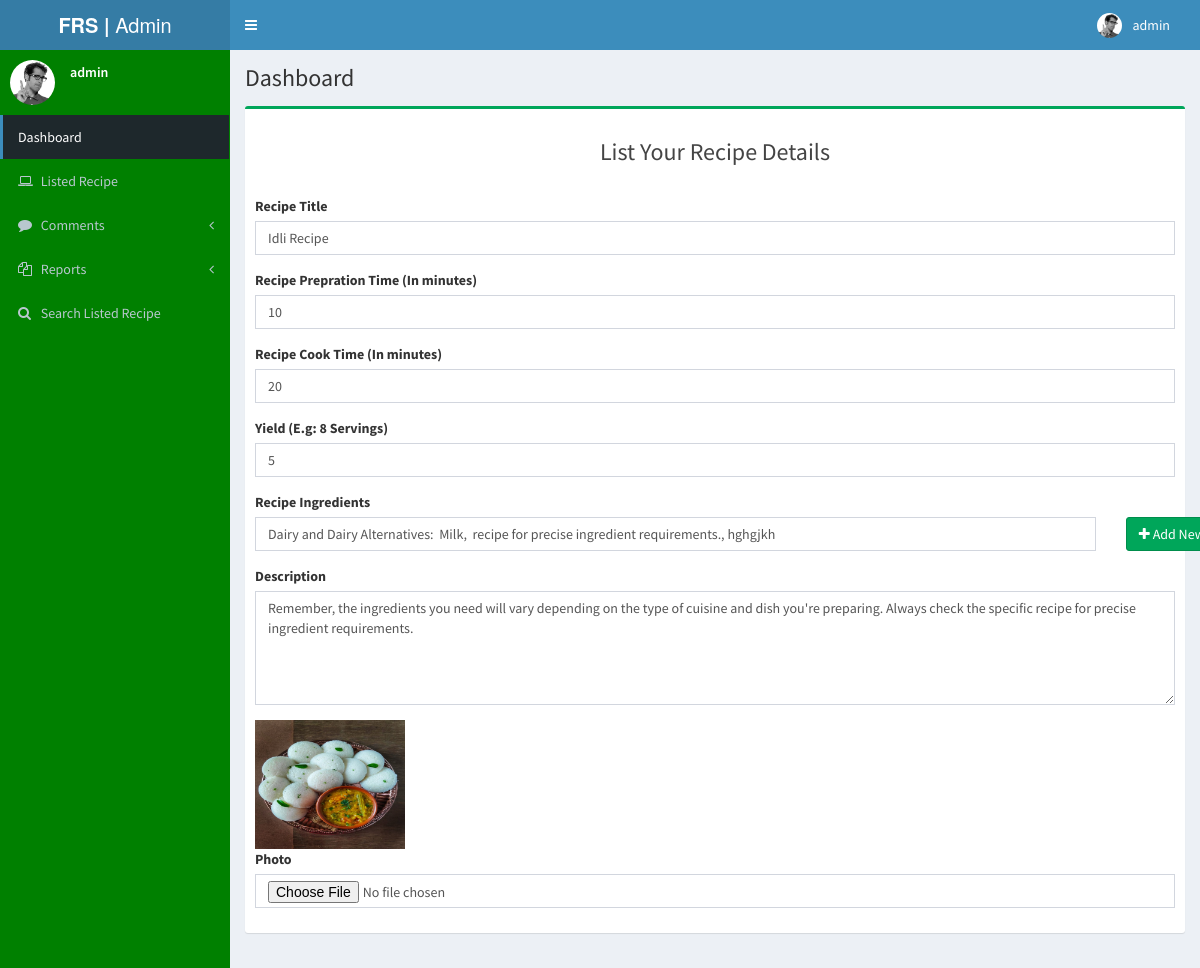
Screenshot of /comment/4 (signed in) with the database file from the repository.
### myapp/models.py (models this page shows, shortened)
class Comment(models.Model):
    recipe = models.ForeignKey(Recipe, on_delete=models.CASCADE, null=True, blank=True)
    name = models.CharField(max_length=200, null=True, blank=True)
    email = models.CharField(max_length=200, null=True, blank=True)
    message = models.CharField(max_length=200, null=True, blank=True)
    status = models.IntegerField(choices=STATUS, default=1, null=True, blank=True)
    creationdate = models.DateTimeField(auto_now_add=True)

class Recipe(models.Model):
    register = models.ForeignKey(Registration, on_delete=models.CASCADE, null=True, blank=True)
    title = models.CharField(max_length=200, null=True, blank=True)
    pertime = models.CharField(max_length=200, null=True, blank=True)
    cooktime = models.CharField(max_length=200, null=True, blank=True)
    yields = models.CharField(max_length=200, null=True, blank=True)
    ingredients = models.CharField(max_length=500, null=True, blank=True)
    description = models.CharField(max_length=500, null=True, blank=True)
    photo = models.FileField(max_length=200, null=True, blank=True)
    creationdate = models.DateTimeField(auto_now_add=True)

### myapp/views.py (the view, shortened to what this page needs)
# urls.py: path('comment/<int:pid>', comment, name="comment"),
@login_required(login_url='/user_Login/')
def comment(request, pid=None):
    if request.user.is_staff:
        recipe = None
        if pid:
            recipe = Comment.objects.get(id=pid)
        return render(request, 'admin_comment.html', locals())

### myapp/templates/admin_comment.html (shortened to what this page needs)
{% extends 'admin_index.html' %}
{% load static %}
{% block body %}
<section class="content">
  <div class="row">
    <div class="col-md-12">
      <div class="box box-success">
        <div class="box-header text-center">
          <h3 class="">List Your Recipe Details</h3>
        </div>
        <form role="form" >
          <div class="box-body">
            <div class="form-group">
              <label for="exampleInputEmail1">Recipe Title</label>
              <input type="text" class="form-control" name="title" id="exampleInputEmail1" value="{{recipe.recipe.title}}" placeholder="Enter Recipe Title">
            </div>
            <div class="form-group">
              <label for="exampleInputEmail1">Recipe Prepration Time (In minutes)</label>
              <input type="text" class="form-control" name="pertime" id="exampleInputEmail1" value="{{recipe.recipe.pertime}}" placeholder="Enter Recipe Prepration Time">
            </div>
            <div class="form-group">
              <label for="exampleInputEmail1">Recipe Cook Time (In minutes)</label>
              <input type="text" class="form-control" name="cooktime" id="exampleInputEmail1" value="{{recipe.recipe.cooktime}}" placeholder="Enter Recipe Cook Time">
            </div>
            <div class="form-group">
              <label for="exampleInputEmail1">Yield (E.g: 8 Servings)</label>
              <input type="text" class="form-control" name="yields" id="exampleInputEmail1" value="{{recipe.recipe.yields}}" placeholder="Enter Yield (E.g: 8 Servings)">
            </div>
            <div class="form-group" id="ingredientContainer">
              <label for="exampleInputEmail1">Recipe Ingredients</label>
              <div class="row form-group">
                <div class="col-md-11 pr-0">
                  <input type="text" class="form-control" name="ingredients[]" value="{{recipe.recipe.ingredients}}" placeholder="Enter Recipe Ingredients">
                </div>
                <div class="col-md-1 pr-2 pl-0" style="padding-right:10px">
                  <button class="btn btn-success" type="button" id="addIngredient">
                    <i class="fa fa-plus"></i> Add New
                  </button>
                </div>
              </div>
            </div>
            <div class="form-group">
              <label for="exampleInputPassword1">Description</label>
              <textarea type="text" rows="5" class="form-control" name="description" id="exampleInputPassword1" placeholder="Enter Description">{{recipe.recipe.description}}</textarea>
            </div>
            <img src="{{recipe.recipe.photo.url}}" style="width:150px"><br>
            <div class="form-group">
              <label for="exampleInputPassword1">Photo</label>
              <input type="file" class="form-control" name="photo" id="exampleInputPassword1">
            </div>
          </div>
        </form>
      </div>
    </div>
  </div>
</section>
{% endblock %}

### myapp/templates/admin_index.html (shortened to what this page needs)
<!DOCTYPE html>
{% load static %}
<html>
  <head>
    <link href="{% static 'bootstrap/css/bootstrap.min.css' %}" rel="stylesheet" type="text/css" />
    <link rel="stylesheet" href="https://cdnjs.cloudflare.com/ajax/libs/font-awesome/4.7.0/css/font-awesome.min.css">
    <link href="https://maxcdn.bootstrapcdn.com/font-awesome/4.3.0/css/font-awesome.min.css' %}" rel="stylesheet" type="text/css" />
    <link href="http://code.ionicframework.com/ionicons/2.0.0/css/ionicons.min.css' %}" rel="stylesheet" type="text/css" />
    <link href="{% static 'dist/css/AdminLTE.min.css' %}" rel="stylesheet" type="text/css" />
    <link href="{% static 'dist/css/skins/_all-skins.min.css' %}" rel="stylesheet" type="text/css" />
    <link href="{% static 'plugins/iCheck/flat/blue.css' %}" rel="stylesheet" type="text/css" />
    <link href="{% static 'plugins/morris/morris.css' %}" rel="stylesheet" type="text/css" />
    <link href="{% static 'plugins/jvectormap/jquery-jvectormap-1.2.2.css' %}" rel="stylesheet" type="text/css" />
    <link href="{% static 'plugins/datepicker/datepicker3.css' %}" rel="stylesheet" type="text/css" />
    <link href="{% static 'plugins/daterangepicker/daterangepicker-bs3.css' %}" rel="stylesheet" type="text/css" />
    <link href="{% static 'plugins/bootstrap-wysihtml5/bootstrap3-wysihtml5.min.css' %}" rel="stylesheet" type="text/css" />
  </head>
  <body class="skin-blue">
    <div class="wrapper">
      <header class="main-header">
        <a href="/admin_index/" class="logo"><b>FRS |</b> Admin</a>
        <nav class="navbar navbar-static-top" role="navigation">
          <a href="#" class="sidebar-toggle" data-toggle="offcanvas" role="button">
          </a>
          <div class="navbar-custom-menu">
            <ul class="nav navbar-nav">
              <li class="dropdown user user-menu">
                <a href="#" class="dropdown-toggle" data-toggle="dropdown">
                  <img src="{% static 'dist/img/user2-160x160.jpg' %}" class="user-image" alt="User Image"/>
                  <span class="hidden-xs">{{ request.user.username }}</span>
                </a>
              </li>
            </ul>
          </div>
        </nav>
      </header>
      <aside class="main-sidebar" style="background-color: green;">
        <section class="sidebar">
          <div class="user-panel">
            <div class="pull-left image">
              <img src="{% static 'dist/img/user2-160x160.jpg' %}" class="img-circle" alt="User Image" />
            </div>
            <div class="pull-left info">
              <p>{{ request.user.username }}</p>
            </div>
          </div>
          <ul class="sidebar-menu">
            <li class="active treeview">
              <a href="/admin_index/">
                <span>Dashboard</span>
              </a>
            </li>
            <li>
              <a href="/admin_manage_recipe/">
                <i class="fa fa-laptop"></i> <span>Listed Recipe</span>
              </a>
            </li>
           <li class="treeview">
              <a href="#">
                <i class="fa fa-comment"></i>
                <span>Comments</span>
                <i class="fa fa-angle-left pull-right"></i>
              </a>
            </li>
            <li class="treeview">
              <a href="">
                <i class="fa fa-copy" aria-hidden="true"></i>
                <span>Reports</span>
                <i class="fa fa-angle-left pull-right"></i>
              </a>
            </li>
            <li>
              <a href="/admin_search_recipe/">
                <i class="fa fa-search"></i> <span>Search Listed Recipe</span>
              </a>
            </li>
           </ul>
        </section>
      </aside>
      <div class="content-wrapper">
        <section class="content-header">
          <h1>
            Dashboard
          </h1>
        </section>
        {% block body %}
        {% endblock %}
      </div>
    </div>
  </body>
</html>

### rows the page displays
Comment: title "Idli Recipe", pertime "10", cooktime "20", yields "5", recipe.ingredients "Dairy and Dairy Alternatives: Milk, recipe for precise ingredient requirements., hghgjkh", description "Remember, the ingredients you need will vary depending on the type of cuisine and dish you're preparing. Always check the specific recipe for precise ingredient requirements.", recipe.photo (picture)

### other values shown
{{ request.user.username }} "admin"
